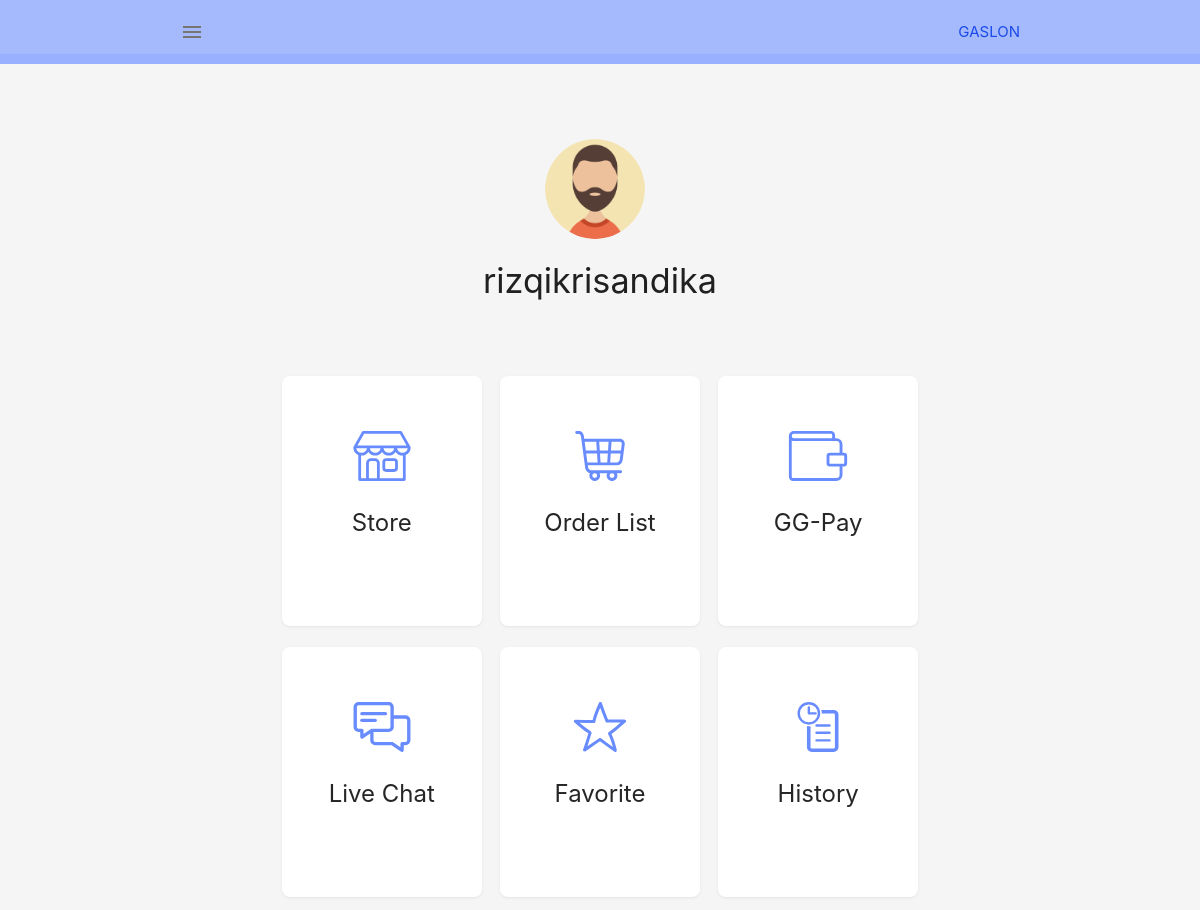
Page /index.php (signed in) on the earlier database version.
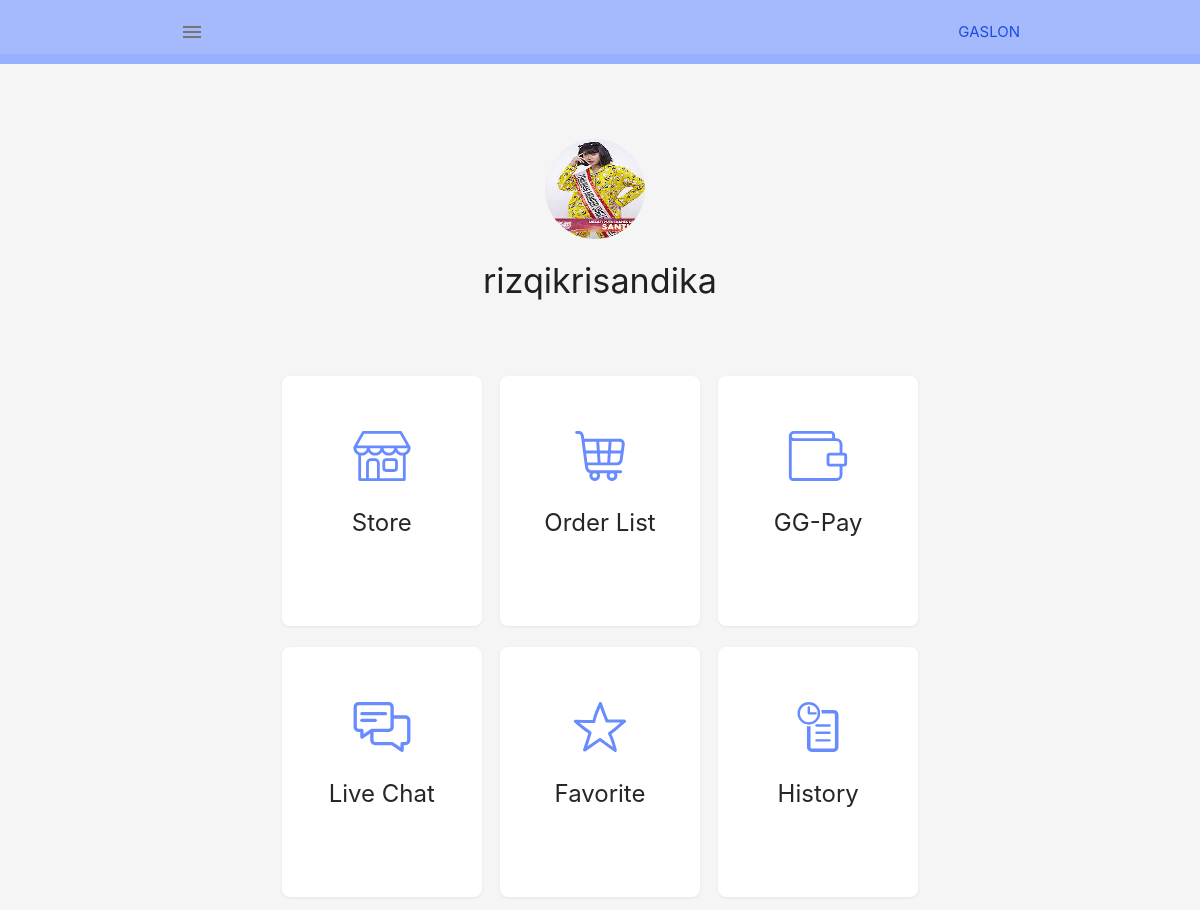
Same page on the later database version.
### tables this page shows
CREATE TABLE `pelanggan` (
  `id_pelanggan` int(11) NOT NULL,
  `nama` varchar(255) NOT NULL,
  `email` varchar(255) NOT NULL,
  `password` varchar(255) NOT NULL,
  `nohp` varchar(12) NOT NULL,
  `alamat` varchar(100) DEFAULT NULL,
  `gambar` varchar(255) DEFAULT NULL,
  `tanggal_daftar` datetime NOT NULL DEFAULT current_timestamp()
);

### user/home.php (the view, shortened to what this page needs)
<html lang="en">
<head>
  <link type="text/css" href="assets/css/materialize.min.css" rel="stylesheet">
  <link type="text/css" href="assets/css/styles.css" rel="stylesheet">
  <link type="text/css" href="assets/css/pwafirecard.css" rel="stylesheet">
</head>
<body class="grey lighten-4">
  <?php
	if (isset($_SESSION["user_name"])) {?>
		<nav class="z-depth-0">
			<div class="nav-wrapper container">
			  <span class="right"><a href="index.php">Gaslon</span></a>
			  <span class="left grey-text text-darken-1">
				<i class="material-icons sidenav-trigger" data-target="side-menu">menu</i>
			  </span>
			</div>
		</nav>
		  <br><br>
		  <div class="parent-pwafire">
			<div class="row">
			 <div class="profil">
					<?php
						require "config/koneksi.php";
  							$db = mysqli_query($koneksi,"SELECT * FROM pelanggan where email='".$_SESSION['user_name']."'");
							$data = mysqli_fetch_assoc($db);
					?>
			   <?php if ($data["gambar"]!=null) {?>
			  <img style="border-radius:50%; width:100px; height:100px" src="assets/img/profil/<?php echo $data['gambar']; ?>" alt="recipe thumb">
			  <?php }else{ ?>
				<img style="border-radius:50%; width:100px; height:100px" src="assets/img/profil/man.png" alt="recipe thumb"> <?php } ?>
			 <h4 style="text-align: center;"><?php echo $data['nama'] ?></h4>
			 </div>
			 <br><br>
			 <a href="index.php?p=store">
			  <div class="col-lg-4 col-sm-12">
			   <div class="card hovercard">
			   <div class="avatar">
				 <img src="assets/img/icon/shop.svg" alt="recipe thumb"></div>
				 <div class="info">
				 <div class="title">Store</div>
				 </div>
			   </div>
			   </a>
			   <a href="index.php?p=keranjang">
			   <div class="card hovercard">
			   <div class="avatar">
				 <img src="assets/img/icon/cart.svg" alt="recipe thumb">
			   </div>
			   <div class="info">
				 <div class="title">Order List</div>
			   </div>
			   </div>
			  </a>
			   <div class="card hovercard">
				 <div class="avatar">
				   <img src="assets/img/icon/wallet.svg" alt="recipe thumb">
				   </div>
				   <div class="info">
				   <div class="title">GG-Pay</div>
				   </div>
				 </div>
			   </div>
			   <div class="col-lg-4 col-sm-12">
				 <div class="card hovercard">
				 <div class="avatar">
				   <img src="assets/img/icon/chat.svg" alt="recipe thumb"></div>
				   <div class="info">
				   <div class="title">Live Chat</div>
				   </div>
				 </div>
				 <div class="card hovercard">
				 <div class="avatar">
				   <img src="assets/img/icon/star.svg" alt="">
				 </div>
				 <div class="info">
				   <div class="title">Favorite</div>
				 </div>
				 </div>
				 <a href="index.php?p=history">
				 <div class="card hovercard">
				   <div class="avatar">
					 <img src="assets/img/icon/history.svg" alt="recipe thumb">
					 </div>
					 <div class="info">
					 <div class="title">History</div>
					 </div>
				   </div>
				   </a>
				 </div>
			 </div>
	<?php } ?>
</body>
</html>

Differences in the rows shown:
changed pelanggan "rizqikrisandika": gambar: picture added
